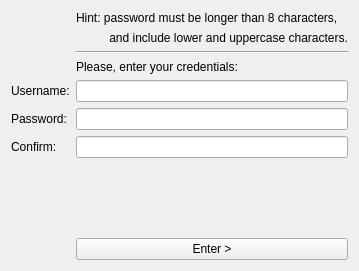
   <widget class="QWidget" name="formLayoutWidget6">
    <property name="geometry">
     <rect>
      <x>450</x>
      <y>0</y>
      <width>101</width>
      <height>271</height>
     </rect>
    </property>
    <layout class="QFormLayout" name="formLayout6">
     <property name="fieldGrowthPolicy">
      <enum>QFormLayout::AllNonFixedFieldsGrow</enum>
     </property>
     <item row="0" column="1">
      <widget class="QLabel" name="label_56">
       <property name="text">
        <string>Hint: password must be longer than 8 characters,</string>
       </property>
       <property name="scaledContents">
        <bool>false</bool>
       </property>
      </widget>
     </item>
     <item row="3" column="1">
      <widget class="QLabel" name="label_36">
       <property name="text">
        <string>Please, enter your credentials:</string>
       </property>
       <property name="textFormat">
        <enum>Qt::RichText</enum>
       </property>
      </widget>
     </item>
     <item row="4" column="0">
      <widget class="QLabel" name="label6">
       <property name="text">
        <string>Username:</string>
       </property>
      </widget>
     </item>
     <item row="4" column="1">
      <widget class="QLineEdit" name="le_username6"/>
     </item>
     <item row="5" column="0">
      <widget class="QLabel" name="label_26">
       <property name="text">
        <string>Password:</string>
       </property>
      </widget>
     </item>
     <item row="5" column="1">
      <widget class="QLineEdit" name="le_password6"/>
     </item>
     <item row="6" column="0">
      <widget class="QLabel" name="label_46">
       <property name="text">
        <string>Confirm:</string>
       </property>
      </widget>
     </item>
     <item row="6" column="1">
      <widget class="QLineEdit" name="le_confirm6"/>
     </item>
     <item row="7" column="1">
      <spacer name="verticalSpacer">
       <property name="orientation">
        <enum>Qt::Vertical</enum>
       </property>
       <property name="sizeHint" stdset="0">
        <size>
         <width>20</width>
         <height>40</height>
        </size>
       </property>
      </spacer>
     </item>
     <item row="8" column="1">
      <widget class="QPushButton" name="pb_enter6">
       <property name="text">
        <string>Enter &gt;</string>
       </property>
      </widget>
     </item>
     <item row="1" column="1">
      <widget class="QLabel" name="label_66">
       <property name="text">
        <string>          and include lower and uppercase characters.</string>
       </property>
       <property name="scaledContents">
        <bool>false</bool>
       </property>
      </widget>
     </item>
     <item row="2" column="1">
      <widget class="Line" name="line">
       <property name="orientation">
        <enum>Qt::Horizontal</enum>
       </property>
      </widget>
     </item>
    </layout>
   </widget>
